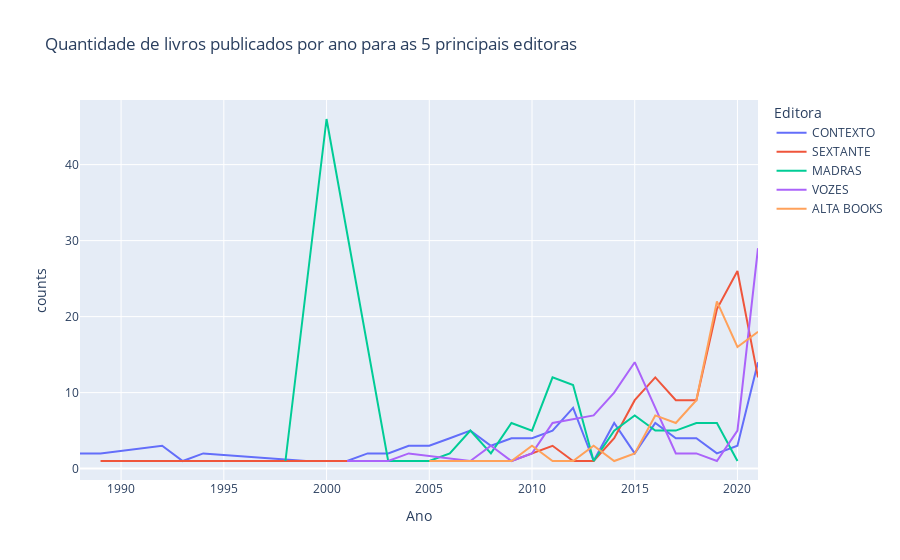

The code cell stored with this chart in its notebook:
### Code cell
ano_cat_dist = df[df['Editora'].isin(top_5_editoras)].groupby(by=['Ano','Editora']).size().reset_index(name='counts')
fig = px.line(ano_cat_dist, x="Ano", y="counts", color='Editora',title='Quantidade de livros publicados por ano para as 5 principais editoras')
fig.show()

### Figure 1 — Plotly figure (JSON) as saved in the notebook; plotly's stock layout.template omitted (floating-point values rounded to 4 significant figures)
{"data": [{"hovertemplate": "Editora=CONTEXTO<br>Ano=%{x}<br>counts=%{y}<extra></extra>", "legendgroup": "CONTEXTO", "line": {"color": "#636efa", "dash": "solid"}, "mode": "lines", "name": "CONTEXTO", "orientation": "v", "showlegend": true, "type": "scatter", "x": [1988, 1989, 1992, 1993, 1994, 1999, 2000, 2001, 2002, 2003, 2004, 2005, 2006, 2007, 2008, 2009, 2010, 2011, 2012, 2013, 2014, 2015, 2016, 2017, 2018, 2019, 2020, 2021], "xaxis": "x", "y": [2, 2, 3, 1, 2, 1, 1, 1, 2, 2, 3, 3, 4, 5, 3, 4, 4, 5, 8, 1, 6, 2, 6, 4, 4, 2, 3, 14], "yaxis": "y"}, {"hovertemplate": "Editora=SEXTANTE<br>Ano=%{x}<br>counts=%{y}<extra></extra>", "legendgroup": "SEXTANTE", "line": {"color": "#EF553B", "dash": "solid"}, "mode": "lines", "name": "SEXTANTE", "orientation": "v", "showlegend": true, "type": "scatter", "x": [1989, 1992, 2002, 2009, 2011, 2012, 2013, 2014, 2015, 2016, 2017, 2018, 2019, 2020, 2021], "xaxis": "x", "y": [1, 1, 1, 1, 3, 1, 1, 4, 9, 12, 9, 9, 21, 26, 12], "yaxis": "y"}, {"hovertemplate": "Editora=MADRAS<br>Ano=%{x}<br>counts=%{y}<extra></extra>", "legendgroup": "MADRAS", "line": {"color": "#00cc96", "dash": "solid"}, "mode": "lines", "name": "MADRAS", "orientation": "v", "showlegend": true, "type": "scatter", "x": [1998, 2000, 2003, 2005, 2006, 2007, 2008, 2009, 2010, 2011, 2012, 2013, 2014, 2015, 2016, 2017, 2018, 2019, 2020], "xaxis": "x", "y": [1, 46, 1, 1, 2, 5, 2, 6, 5, 12, 11, 1, 5, 7, 5, 5, 6, 6, 1], "yaxis": "y"}, {"hovertemplate": "Editora=VOZES<br>Ano=%{x}<br>counts=%{y}<extra></extra>", "legendgroup": "VOZES", "line": {"color": "#ab63fa", "dash": "solid"}, "mode": "lines", "name": "VOZES", "orientation": "v", "showlegend": true, "type": "scatter", "x": [2001, 2002, 2003, 2004, 2007, 2008, 2009, 2010, 2011, 2013, 2014, 2015, 2016, 2017, 2018, 2019, 2020, 2021], "xaxis": "x", "y": [1, 1, 1, 2, 1, 3, 1, 2, 6, 7, 10, 14, 8, 2, 2, 1, 5, 29], "yaxis": "y"}, {"hovertemplate": "Editora=ALTA BOOKS<br>Ano=%{x}<br>counts=%{y}<extra></extra>", "legendgroup": "ALTA BOOKS", "line": {"color": "#FFA15A", "dash": "solid"}, "mode": "lines", "name": "ALTA BOOKS", "orientation": "v", "showlegend": true, "type": "scatter", "x": [2005, 2007, 2009, 2010, 2011, 2012, 2013, 2014, 2015, 2016, 2017, 2018, 2019, 2020, 2021], "xaxis": "x", "y": [1, 1, 1, 3, 1, 1, 3, 1, 2, 7, 6, 9, 22, 16, 18], "yaxis": "y"}], "layout": {"legend": {"title": {"text": "Editora"}, "tracegroupgap": 0}, "title": {"text": "Quantidade de livros publicados por ano para as 5 principais editoras"}, "xaxis": {"anchor": "y", "domain": [0, 1], "title": {"text": "Ano"}}, "yaxis": {"anchor": "x", "domain": [0, 1], "title": {"text": "counts"}}}}
